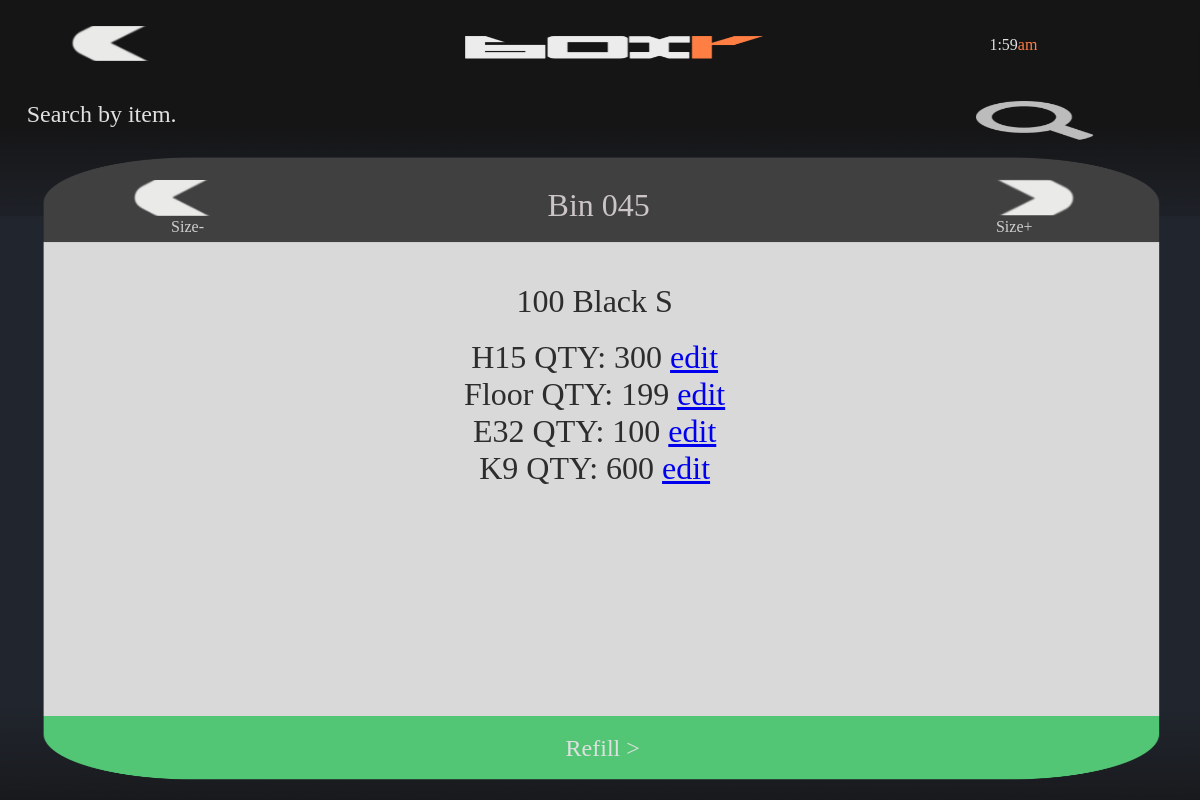
The page /search/item/00051054000027 on the database as committed earlier.
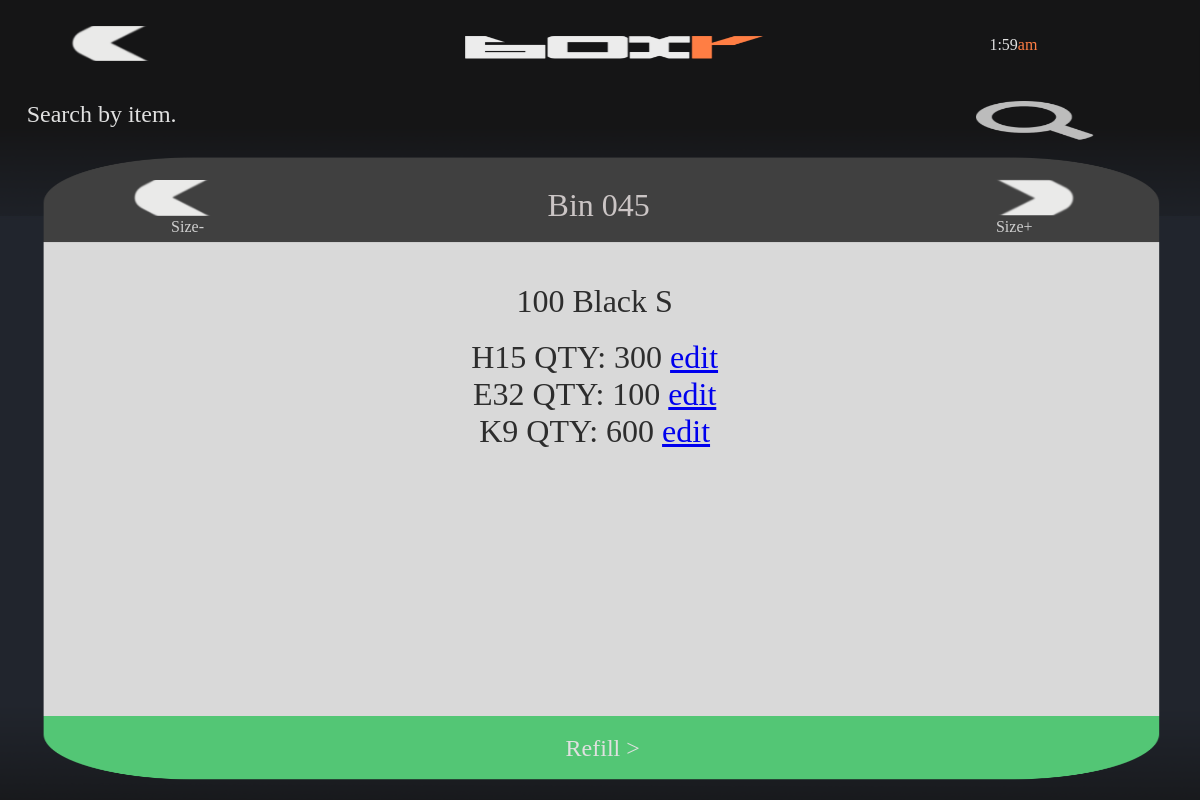
The same page on the database as committed later.
### main/models.py (models this page shows, shortened)
class Products_On_Pallets(models.Model):
    product = models.ForeignKey(Product, on_delete=models.CASCADE)
    pallet = models.ForeignKey(Pallets, on_delete=models.CASCADE)
    qty = models.IntegerField(default=0)

class Pallets(models.Model):
    products = models.ManyToManyField(Product, through="Products_On_Pallets")
    location = models.CharField(max_length=50, default="Floor")

### main/views.py (the view)
# urls.py: path('search/item/<str:item_id>', views.search_item_display, name='search-item-display'),
def search_item_display(request, item_id):
    context = {}
    id = get_object_or_404(Product, pk=item_id)
    context["item"] = id
    context['products'] = Products_On_Pallets.objects.filter(product=id)
    request.session["current_product"] = id.pk
    return render(request, 'main/search/item/search_item_display.html', context)

### main/models.py (called while the page is built)
    def __str__(self):
        return self.size_name

    def __str__(self):
        return str(self.style_id)

    def __str__(self):
        return self.color_name

    def __str__(self):
        return str(self.style) + " " + str(self.color) + " " + str(self.size)

### main/templates/main/search/item/search_item_display.html (shortened to what this page needs)
<!DOCTYPE html>
<html><head><meta name="GCD" content="YTk3ODQ3ZWZhN2I4NzZmMzBkNTEwYjJl6179a89adfee22307981cf44b5ab21f5"/>
  {% load static %}
  <link rel="stylesheet" href="{% static 'css/main.css' %}" />
</head>
<body>
  <gwd-genericad id="gwd-ad">
    <gwd-pagedeck class="gwd-page-container" id="pagedeck" data-gwd-offset-top="0px" data-gwd-offset-left="0px">
      <gwd-page id="page1" class="gwd-page-wrapper gwd-page-size gwd-lightbox gwd-page-1f4d" data-gwd-width="100%" data-gwd-height="100%">
        <div class="gwd-page-content gwd-page-size">
          <gwd-image id="pageBG" source="{% static 'images/searchItem/results/home_mockup_BG.png' %}" scaling="stretch" class="gwd-image-1l7d"></gwd-image>
          <gwd-image id="headerBG" source="{% static 'images/searchItem/results/home_mockup_TIMEBG.png' %}" scaling="stretch" class="gwd-image-pqq6"></gwd-image>
          <gwd-image id="clipboardBG" source="{% static 'images/searchItem/results/results_mockup_2.png' %}" scaling="stretch" class="gwd-image-xy44"></gwd-image>
          <gwd-image id="topBar" source="{% static 'images/searchItem/results/topBar.png' %}" scaling="stretch" class="gwd-image-1rbp"></gwd-image>
          <gwd-image id="logoBoxr" source="{% static 'images/searchItem/results/home_logo.png' %}" scaling="stretch" class="gwd-image-1q3q"></gwd-image>
          <gwd-imagebutton id="buttonBack" onclick="location.href = '{% url 'search-item-inital' %}'" up-image="{% static 'images/searchItem/results/backArrow.png' %}" over-image="{% static 'images/searchItem/results/backArrow.png' %}" down-image="{% static 'images/searchItem/results/backArrow.png' %}" scaling="cover" class="gwd-imagebutton-4wfy gwd-imagebutton-17k0"></gwd-imagebutton>
          <gwd-imagebutton id="sizeDownButt"  up-image="{% static 'images/searchItem/results/backArrow.png' %}" over-image="{% static 'images/searchItem/results/backArrow.png' %}" down-image="{% static 'images/searchItem/results/backArrow.png' %}" scaling="cover" class="gwd-imagebutton-4wfy gwd-imagebutton-cvs3 gwd-imagebutton-2rt2"></gwd-imagebutton>
          <gwd-imagebutton id="sizeUpButt"  up-image="{% static 'images/searchItem/results/backArrow.png' %}" over-image="{% static 'images/searchItem/results/backArrow.png' %}" down-image="{% static 'images/searchItem/results/backArrow.png' %}" scaling="cover" class="gwd-imagebutton-4wfy gwd-imagebutton-cvs3 gwd-imagebutton-1ay1"></gwd-imagebutton><span class="gwd-span-l190" id="timeDispSmall"><span class="gwd-span-rbea" id="12hdisp">6:21</span><span class="gwd-span-1x1k" id="numbers">pm</span></span><span class="gwd-span-b32t" id="resultsLabel">Search by item.</span>
          <gwd-image id="headerIcon" source="{% static 'images/searchItem/results/search_1.png' %}" scaling="stretch" class="gwd-image-569z"></gwd-image>
          <span class="gwd-span-1m6s gwd-span-1707" id="refilButtLabel">Refill &gt;</span>
          <gwd-imagebutton id="refillButt" up-image="" over-image="" down-image="" scaling="cover" class="gwd-imagebutton-13dk"></gwd-imagebutton>
          <p class="gwd-p-1wyt" id="binLabel">Bin 045</p>
          <p class="gwd-p-po7s gwd-p-q9jk">Size-</p>
          <p class="gwd-p-po7s gwd-p-1hs9">Size+</p>
          <p class="gwd-p-1aym" id="searchCriteriaLabel">{{item}}</p>
          <div class="gwd-p-2aym" style="overflow-y:scroll">
            {% for p in products %}
            <p>{{ p.pallet.location }} QTY: {{ p.qty }}  <a href="{% url 'edit-item' item_id=p.id  %}"> edit </a></p>
            {% endfor %}
          </div>
        </div>
      </gwd-page>
    </gwd-pagedeck>
  </gwd-genericad>
  <div style="height: 100px; overflow: auto;">
  </div>
</body></html>

Rows that differ between the two databases and show on the page:
removed Products_On_Pallets: pallet.location "Floor", qty "199"
